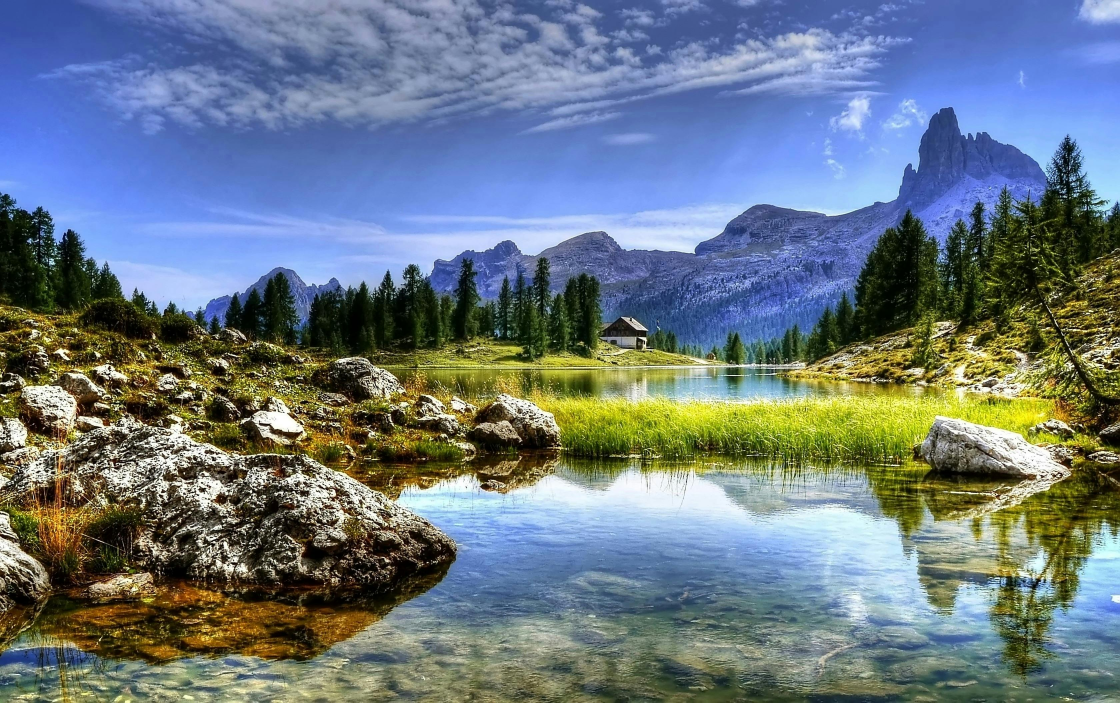
#> input picture sceneryImg.jpg, 3360 x 2108 px (shown at 1/3 size)
$ python ImageManipulation.py
#> lines starting #> are read from the running program, lines starting #| are printed output that depends on the picture
import cv2
import numpy as np
import matplotlib.pyplot as plt

img = cv2.imread("sceneryImg.jpg", cv2.IMREAD_COLOR)
#> img is the input picture: shape (2108, 3360, 3); mean B, G, R 130.7, 120.7, 106.7
img_reversed = img
plt.imshow(img_reversed)

cropped_area = img_reversed[1000:1500, 1000:2000]
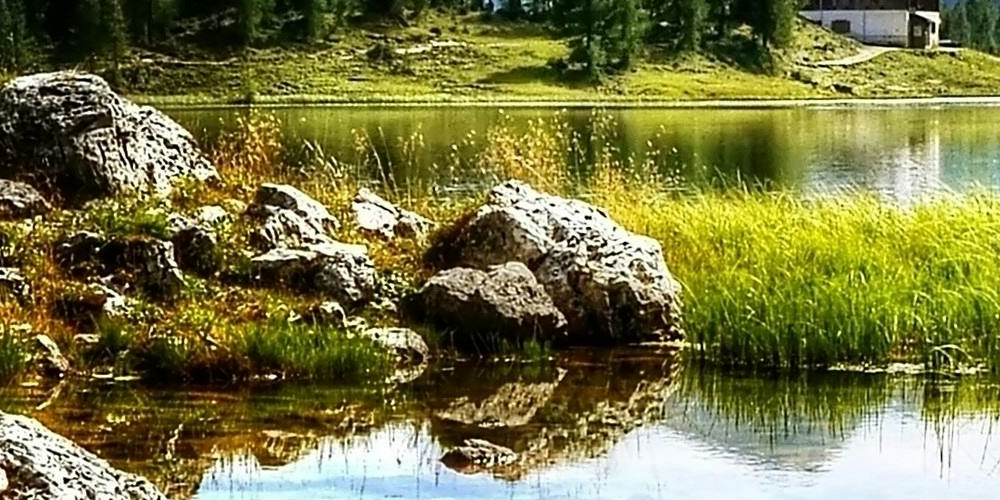
#> cropped_area: shape (500, 1000, 3); mean B, G, R 68.3, 120, 121.7
# flipped = cv2.flip(cropped_area, 0)
plt.imshow(cropped_area)

img_line = img.copy()
# Draw a line
cv2.line(img_line, (200, 200), (2500, 600), (255, 0, 255), thickness=5, lineType=cv2.LINE_AA)
plt.imshow(img_line[:,:,::-1])

# Draw a circle
img_circle = img.copy()
cv2.circle(img_circle, (1000, 600), 200, (0, 255, 255), thickness=10, lineType=cv2.LINE_AA)
plt.imshow(img_circle[:,:,::-1])

plt.figure()
# Draw a rectangle
# Start point is top left, second point is botton right
# 1000 500, 1500 1250

img_rect = img.copy()
cv2.rectangle(img_rect, (1000, 500), (1500, 1250), (255, 255, 255), thickness=-2, lineType=cv2.LINE_8)
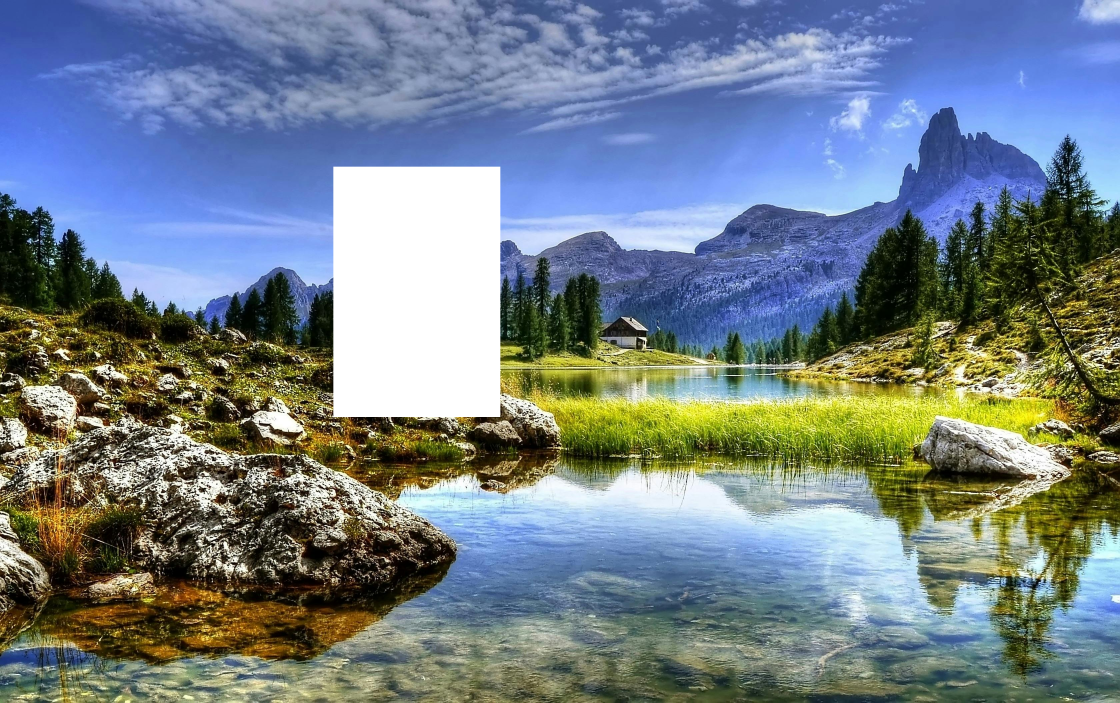
#> img_rect: shape (2108, 3360, 3) (shown at 1/3 size); mean B, G, R 137.4, 128.2, 115
cv2.rectangle(img_rect, (2000, 500), (2500, 1250), (255, 255, 255), thickness=-2, lineType=cv2.LINE_8)
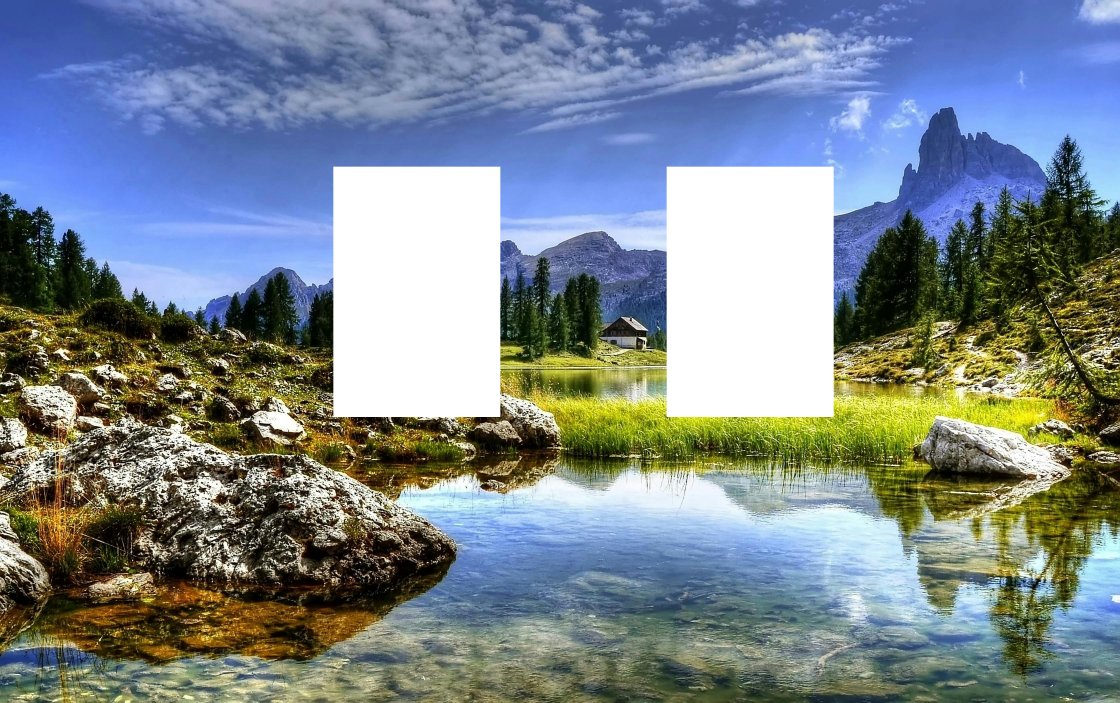
#> img_rect: shape (2108, 3360, 3) (shown at 1/3 size); mean B, G, R 142.4, 134.6, 122.6
plt.imshow(img_rect[:, :, ::-1])

img_text = img.copy()
phrase = "This is my first annotation!"
font_scale = 5
font_face = cv2.FONT_HERSHEY_TRIPLEX
font_color = (0, 0, 0)
font_thickness = 15

cv2.putText(img_text, phrase, (1000, 1500), font_face, font_scale, font_color, font_thickness, lineType=cv2.LINE_AA)
#plt.imshow(img_text[:,:,::-1])


plt.show(block=True)
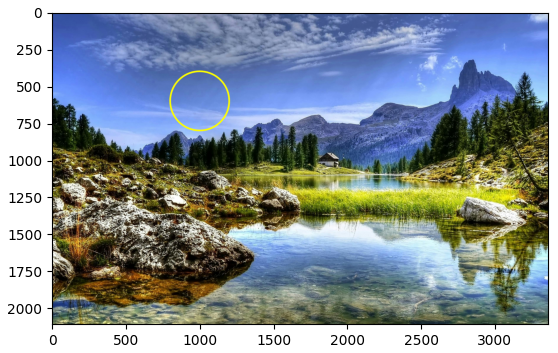
#> figure drawn by matplotlib, 1 panel; B, G, R data is drawn as R, G, B
